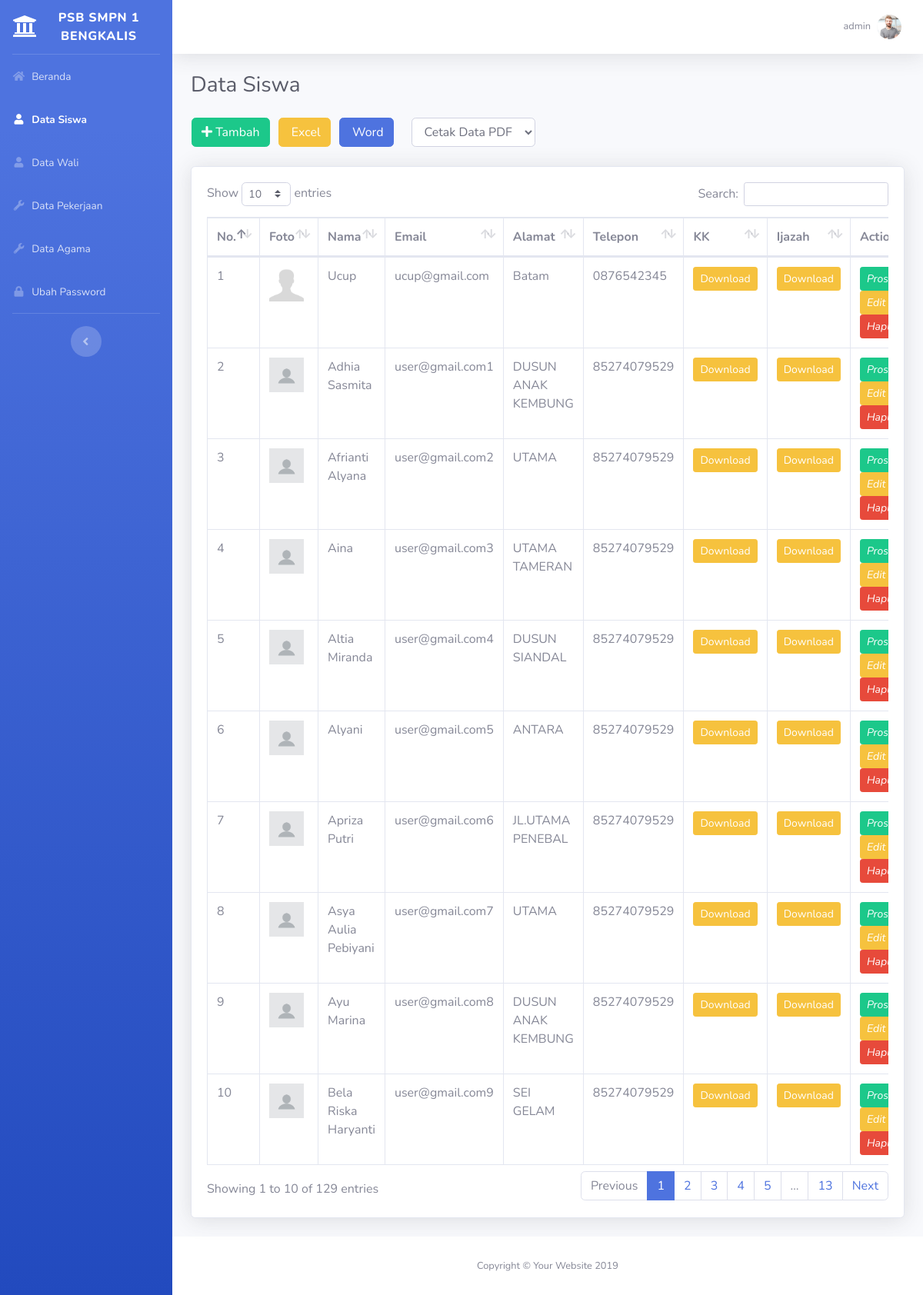
Screenshot of /main.php?module=siswa (signed in) with the database file from the repository.
### tables this page shows
CREATE TABLE `siswa` (
  `id_siswa` int(11) NOT NULL,
  `nama_siswa` varchar(50) NOT NULL,
  `tempat_lahir` varchar(50) NOT NULL,
  `tgl_lahir` date NOT NULL,
  `id_agama` int(11) NOT NULL,
  `email` varchar(50) NOT NULL,
  `password` varchar(50) NOT NULL,
  `alamat` varchar(150) NOT NULL,
  `telepon` varchar(13) NOT NULL,
  `jenis_kelamin` enum('Laki-laki','Perempuan') NOT NULL,
  `foto` varchar(50) NOT NULL,
  `kk` varchar(50) NOT NULL,
  `ijazah` varchar(50) NOT NULL,
  `asal_sekolah` enum('SD','MI') NOT NULL,
  `nilai_sekolah` int(11) NOT NULL,
  `nilai_un` int(11) NOT NULL,
  `status` enum('Menunggu','Lulus','Tidak Lulus') NOT NULL,
  `kirim` enum('Tidak','Ya') NOT NULL,
  `tgl_daftar` date NOT NULL,
  `keterangan` varchar(150) NOT NULL
);

### modules/siswa/view.php (the view, shortened to what this page needs)
<div class="d-sm-flex align-items-center justify-content-between mb-4">
    <h1 class="h3 mb-0 text-gray-800">Data Siswa</h1>
</div>
<?php if ($_SESSION['hak_akses']=='admin'|| $_SESSION['hak_akses']=='panitia') { ?>
    <table class="pull-right">
        <tr>
            <td style="padding-right: 10px">
                <a class="btn btn-success btn-social pull-right" href="?module=form_siswa&form=add" title="Tambah Data" data-toggle="tooltip">
                    <i class="fas fa-plus"></i> Tambah
                </a>
            </td>
            <td style="padding-right: 10px">
                <a class="btn btn-warning btn-social pull-right" href="modules/siswa/excel.php" title="Export to Excel" data-toggle="tooltip">
                    <i class="fas fa-file-excel-o"></i> Excel
                </a>
            </td>
            <td style="padding-right: 10px">
                <a class="btn btn-primary btn-social pull-right" href="modules/siswa/word.php" title="Export to Word" data-toggle="tooltip">
                    <i class="fas fa-file-word-o"></i> Word
                </a>
            </td>
            <td>
                    <div class="col-sm-12">
                        <select type="text" onchange="document.location.href=this.value" class="form-control" name="" id="dynamic_select" autocomplete="off" required>
                            <option selected value="">Cetak Data PDF</option>
                        </select>
                    </div>
            </td>
        </tr>
    </table>
    <br>
<?php } ?>
<?php if ($_SESSION['hak_akses']=='admin' || $_SESSION['hak_akses']=='panitia') { ?>
<div class="card shadow mb-4">
    <div class="card-body">
        <div class="table-responsive">
            <table class="table table-bordered" id="dataTable" width="100%" cellspacing="0">
                <thead>
                <tr>
                    <th>No.</th>
                    <th>Foto</th>
                    <th>Nama</th>
                    <th>Email</th>
                    <th>Alamat</th>
                    <th>Telepon</th>
                    <th>KK</th>
                    <th>Ijazah</th>
                    <th>Action</th>
                </tr>
                </thead>
                <tbody>
            <?php
            $query = mysqli_query($mysqli, "SELECT * FROM siswa")
            or die('Ada kesalahan pada query tampil Data siswa: '.mysqli_error($mysqli));
            $no = 1;
            while ($data = mysqli_fetch_assoc($query)) {
                echo "
                <tr>
                    <td>$no</td>";
                    if ($data['foto']=="") { ?>
                        <td class='center'><img class='img-user' src='images/siswa/user-default.png' width='45'></td>
                      <?php
                      } else { ?>
                        <td class='center'><img class='img-user' src='images/siswa/<?php echo $data['foto']; ?>' width='45'></td>
                      <?php
                      }
                       echo "
                    <td>$data[nama_siswa]</td>
                    <td>$data[email]</td>
                    <td>$data[alamat]</td>
                    <td>$data[telepon]</td>";?>
                    <td><a class="btn btn-warning btn-sm" href="modules/siswa/download.php?filename=<?php echo $data["kk"];?>">Download</a></td>
                    <td><a class="btn btn-warning btn-sm" href="modules/siswa/download2.php?filename=<?php echo $data["ijazah"];?>">Download</a></td>
                    <?php echo"
                    <td>
                    <div>
                    <a data-toggle='tooltip' data-placement='top' title='Proses' style='margin-right:5px' class='btn btn-success btn-sm' href='?module=form_siswa&form=proses&id_siswa=$data[id_siswa]'>
                              <i style='color:#fff' class='glyphicon glyphicon-folder-open'>Proses</i>
                          </a>
                          <a data-toggle='tooltip' data-placement='top' title='Detail' style='margin-right:5px' class='btn btn-warning btn-sm' href='?module=form_siswa&form=detail&id_siswa=$data[id_siswa]'>
                              <i style='color:#fff' class='glyphicon glyphicon-folder-open'>Edit</i>
                          </a>
                          ";
            ?>
            <a data-toggle="tooltip" data-placement="top" title="Hapus" class="btn btn-danger btn-sm" href="modules/siswa/proses.php?act=delete&id_siswa=<?php echo $data['id_siswa'];?>" onclick="return confirm('Anda yakin ingin menghapus <?php echo $data['nama_siswa']; ?> ?');">
                              <i style="color:#fff" class="glyphicon glyphicon-trash">Hapus</i>
                          </a>
                    </td>
                </tr>
                <?php
                $no++;
            }
            ?>
                </tbody>
            </table>
        </div>
    </div>
</div>
<?php } ?>

### main.php (shortened to what this page needs)
<!DOCTYPE html>
<html lang="en">
<head>
    <link href="asset/vendor/fontawesome-free/css/all.min.css" rel="stylesheet" type="text/css">
    <link href="asset/css/sb-admin-2.min.css" rel="stylesheet">
    <link href="asset/vendor/datatables/dataTables.bootstrap4.min.css" rel="stylesheet">
    <link rel="stylesheet" href="assets/plugins/datepicker/datepicker3.css">
    <link rel="stylesheet" href="asset/datepicker/jquery-ui.css">
</head>
<body id="page-top">
<div id="wrapper">
    <?php include "sidebar.php" ?>
    <div id="content-wrapper" class="d-flex flex-column">
        <div id="content">
            <?php include "topbar.php" ?>
            <div class="container-fluid">
                <?php include "content.php" ?>
            </div>
        </div>
        <footer class="sticky-footer bg-white">
            <div class="container my-auto">
                <div class="copyright text-center my-auto">
                    <span>Copyright &copy; Your Website 2019</span>
                </div>
            </div>
        </footer>
    </div>
</div>
</body>
</html>

### sidebar.php (shortened to what this page needs)
<ul class="navbar-nav bg-gradient-primary sidebar sidebar-dark accordion" id="accordionSidebar">
    <a class="sidebar-brand d-flex align-items-center justify-content-center" href="index.html">
        <div class="sidebar-brand-icon">
            <i class="fas fa-university"></i>
        </div>
        <div class="sidebar-brand-text mx-3">PSB SMPN 1 Bengkalis</div>
    </a>
    <hr class="sidebar-divider my-0">
    <?php
    if ($_GET["module"]=="beranda") { ?>
        <li class="nav-item active">
            <a class="nav-link" href="?module=beranda">
                <i class="fas fa-fw fa-home"></i>
                <span>Beranda</span></a>
        </li>
        <?php
    }
    else { ?>
        <li class="nav-item">
            <a class="nav-link" href="?module=beranda">
                <i class="fas fa-fw fa-home"></i>
                <span>Beranda</span></a>
        </li>
        <?php
    }
    if ($_GET["module"]=="siswa") { ?>
        <li class="nav-item active">
            <a class="nav-link" href="?module=siswa">
                <i class="fas fa-fw fa-user"></i>
                <span>Data Siswa</span></a>
        </li>
        <?php
    }
    if ($_GET["module"]=="wali") { ?>
        <li class="nav-item active">
            <a class="nav-link" href="?module=wali">
                <i class="fas fa-fw fa-user"></i>
                <span>Data Wali</span></a>
        </li>
        <?php
    }
    else { ?>
        <li class="nav-item">
            <a class="nav-link" href="?module=wali">
                <i class="fas fa-fw fa-user"></i>
                <span>Data Wali</span></a>
        </li>
        <?php
    }
    if ($_SESSION['hak_akses']=='admin') {
        if ($_GET["module"] == "pekerjaan") { ?>
            <li class="nav-item active">
                <a class="nav-link" href="?module=pekerjaan">
                    <i class="fas fa-fw fa-wrench"></i>
                    <span>Data Pekerjaan</span></a>
            </li>
            <?php
        }
        else { ?>
            <li class="nav-item">
                <a class="nav-link" href="?module=pekerjaan">
                    <i class="fas fa-fw fa-wrench"></i>
                    <span>Data Pekerjaan</span></a>
            </li>
            <?php
        }
        if ($_GET["module"] == "agama") { ?>
            <li class="nav-item active">
                <a class="nav-link" href="?module=agama">
                    <i class="fas fa-fw fa-wrench"></i>
                    <span>Data Agama</span></a>
            </li>
            <?php
        }
        else { ?>
            <li class="nav-item">
                <a class="nav-link" href="?module=agama">
                    <i class="fas fa-fw fa-wrench"></i>
                    <span>Data Agama</span></a>
            </li>
            <?php
        }
    }
    if ($_GET["module"]=="password") { ?>
        <li class="nav-item active">
            <a class="nav-link" href="?module=password">
                <i class="fas fa-fw fa-lock"></i>
                <span>Ubah Password</span></a>
        </li>
        <?php
    }
    else { ?>
        <li class="nav-item">
            <a class="nav-link" href="?module=password">
                <i class="fas fa-fw fa-lock"></i>
                <span>Ubah Password</span></a>
        </li>
        <?php
    }
    ?>
    <hr class="sidebar-divider d-none d-md-block">
    <div class="text-center d-none d-md-inline">
        <button class="rounded-circle border-0" id="sidebarToggle"></button>
    </div>
</ul>

### topbar.php (shortened to what this page needs)
<?php
require_once "config/database.php";
if ($_SESSION['hak_akses']=='admin') {
    $query = mysqli_query($mysqli, "SELECT * FROM admin WHERE id_admin='$_SESSION[id_admin]'")
    or die('Ada kesalahan pada query tampil Manajemen User: ' . mysqli_error($mysqli));
} else if ($_SESSION['hak_akses']=='panitia') {
    $query = mysqli_query($mysqli, "SELECT * FROM admin WHERE id_admin='$_SESSION[id_admin]'")
    or die('Ada kesalahan pada query tampil Manajemen User: ' . mysqli_error($mysqli));
} else {
    $query = mysqli_query($mysqli, "SELECT * FROM siswa WHERE id_siswa='$_SESSION[id_siswa]'")
    or die('Ada kesalahan pada query tampil Manajemen User: ' . mysqli_error($mysqli));
}
$data = mysqli_fetch_assoc($query);
?>
<?php if ($_SESSION['hak_akses']=='admin') { ?>
<nav class="navbar navbar-expand navbar-light bg-white topbar mb-4 static-top shadow">
    <iframe scrolling="no" frameborder="no" clocktype="html5" style="overflow:hidden;border:0;margin:0;padding:0;width:120px;height:40px;"src="https://www.clocklink.com/html5embed.php?clock=043&timezone=Indonesia_Jakarta&color=blue&size=120&Title=&Message=&Target=&From=2020,1,1,0,0,0&Color=blue"></iframe>
    <ul class="navbar-nav ml-auto">
        <li class="nav-item dropdown no-arrow">
            <a class="nav-link dropdown-toggle" href="#" id="userDropdown" role="button" data-toggle="dropdown" aria-haspopup="true" aria-expanded="false">
                <span class="mr-2 d-none d-lg-inline text-gray-600 small"><?php echo $data['nama_admin']; ?> </span>
                <?php
                if ($data['foto']=="") { ?>
                    <img src="images/admin/user-default.png" class="img-profile rounded-circle" alt="User Image"/>
                    <?php
                }
                else { ?>
                    <img src="images/admin/<?php echo $data['foto']; ?>" class="img-profile rounded-circle" alt="User Image"/>
                    <?php
                }
                ?>
            </a>
        </li>
    </ul>
</nav>
<?php } else if ($_SESSION['hak_akses']=='panitia') { ?>
    <nav class="navbar navbar-expand navbar-light bg-white topbar mb-4 static-top shadow">
        <button id="sidebarToggleTop" class="btn btn-link d-md-none rounded-circle mr-3">
            <i class="fa fa-bars"></i>
        </button>
        <iframe scrolling="no" frameborder="no" clocktype="html5" style="overflow:hidden;border:0;margin:0;padding:0;width:120px;height:40px;"src="https://www.clocklink.com/html5embed.php?clock=043&timezone=Indonesia_Jakarta&color=blue&size=120&Title=&Message=&Target=&From=2020,1,1,0,0,0&Color=blue"></iframe>
        <ul class="navbar-nav ml-auto">
            <li class="nav-item dropdown no-arrow">
                <a class="nav-link dropdown-toggle" href="#" id="userDropdown" role="button" data-toggle="dropdown" aria-haspopup="true" aria-expanded="false">
                    <span class="mr-2 d-none d-lg-inline text-gray-600 small"><?php echo $data['nama_admin']; ?> </span>
                    <?php
                    if ($data['foto']=="") { ?>
                        <img src="images/admin/user-default.png" class="img-profile rounded-circle" alt="User Image"/>
                        <?php
                    }
                    else { ?>
                        <img src="images/admin/<?php echo $data['foto']; ?>" class="img-profile rounded-circle" alt="User Image"/>
                        <?php
                    }
                    ?>
                </a>
                <div class="dropdown-menu dropdown-menu-right shadow animated--grow-in" aria-labelledby="userDropdown">
                    <a class="dropdown-item" href="?module=profil">
                        <i class="fas fa-user fa-sm fa-fw mr-2 text-gray-400"></i>
                        Profile
                    </a>
                    <div class="dropdown-divider"></div>
                    <a class="dropdown-item" href="#logout" data-toggle="modal" data-target="#logoutModal">
                        <i class="fas fa-sign-out-alt fa-sm fa-fw mr-2 text-gray-400"></i>
                        Logout
                    </a>
                </div>
            </li>
        </ul>
    </nav>
<?php } ?>

### content.php
<?php
require_once "config/database.php";
if (empty($_SESSION['username']) && empty($_SESSION['password'])){
	echo "<meta http-equiv='refresh' content='0; url=index0.php?alert=1'>";
}
else {
        if ($_GET['module'] == 'beranda') {
            include "modules/beranda/view.php";
        }
        elseif ($_GET['module'] == 'siswa') {
            include "modules/siswa/view.php";
        }
        elseif ($_GET['module'] == 'form_siswa') {
            include "modules/siswa/form.php";
        }
        elseif ($_GET['module'] == 'agama') {
            include "modules/agama/view.php";
        }
        elseif ($_GET['module'] == 'form_agama') {
            include "modules/agama/form.php";
        }
        elseif ($_GET['module'] == 'admin') {
            include "modules/admin/view.php";
        }
        elseif ($_GET['module'] == 'form_admin') {
            include "modules/admin/form.php";
        }
        elseif ($_GET['module'] == 'profil') {
            include "modules/profil/view.php";
        }
        elseif ($_GET['module'] == 'form_profil') {
            include "modules/profil/form.php";
        }
        elseif ($_GET['module'] == 'pekerjaan') {
            include "modules/pekerjaan/view.php";
        }
        elseif ($_GET['module'] == 'form_pekerjaan') {
            include "modules/pekerjaan/form.php";
        }
        elseif ($_GET['module'] == 'wali') {
            include "modules/wali/view.php";
        }
        elseif ($_GET['module'] == 'form_wali') {
            include "modules/wali/form.php";
        }
        elseif ($_GET['module'] == 'password') {
            include "modules/password/view.php";
        }
}
?>

### rows the page displays
siswa: foto (picture), nama_siswa "Ucup", email "ucup@gmail.com", alamat "Batam", telepon "0876542345"
siswa: foto (picture), nama_siswa "Adhia Sasmita", email "user@gmail.com1", alamat "DUSUN ANAK KEMBUNG", telepon "85274079529"
siswa: foto (picture), nama_siswa "Afrianti Alyana", email "user@gmail.com2", alamat "UTAMA", telepon "85274079529"
siswa: foto (picture), nama_siswa "Aina", email "user@gmail.com3", alamat "UTAMA TAMERAN", telepon "85274079529"
siswa: foto (picture), nama_siswa "Altia Miranda", email "user@gmail.com4", alamat "DUSUN SIANDAL", telepon "85274079529"
siswa: foto (picture), nama_siswa "Alyani", email "user@gmail.com5", alamat "ANTARA", telepon "85274079529"
siswa: foto (picture), nama_siswa "Apriza Putri", email "user@gmail.com6", alamat "JL.UTAMA PENEBAL", telepon "85274079529"
siswa: foto (picture), nama_siswa "Asya Aulia Pebiyani", email "user@gmail.com7", alamat "UTAMA", telepon "85274079529"
siswa: foto (picture), nama_siswa "Ayu Marina", email "user@gmail.com8", alamat "DUSUN ANAK KEMBUNG", telepon "85274079529"
siswa: foto (picture), nama_siswa "Bela Riska Haryanti", email "user@gmail.com9", alamat "SEI GELAM", telepon "85274079529"

### other values shown
$data['nama_admin'] "admin"
